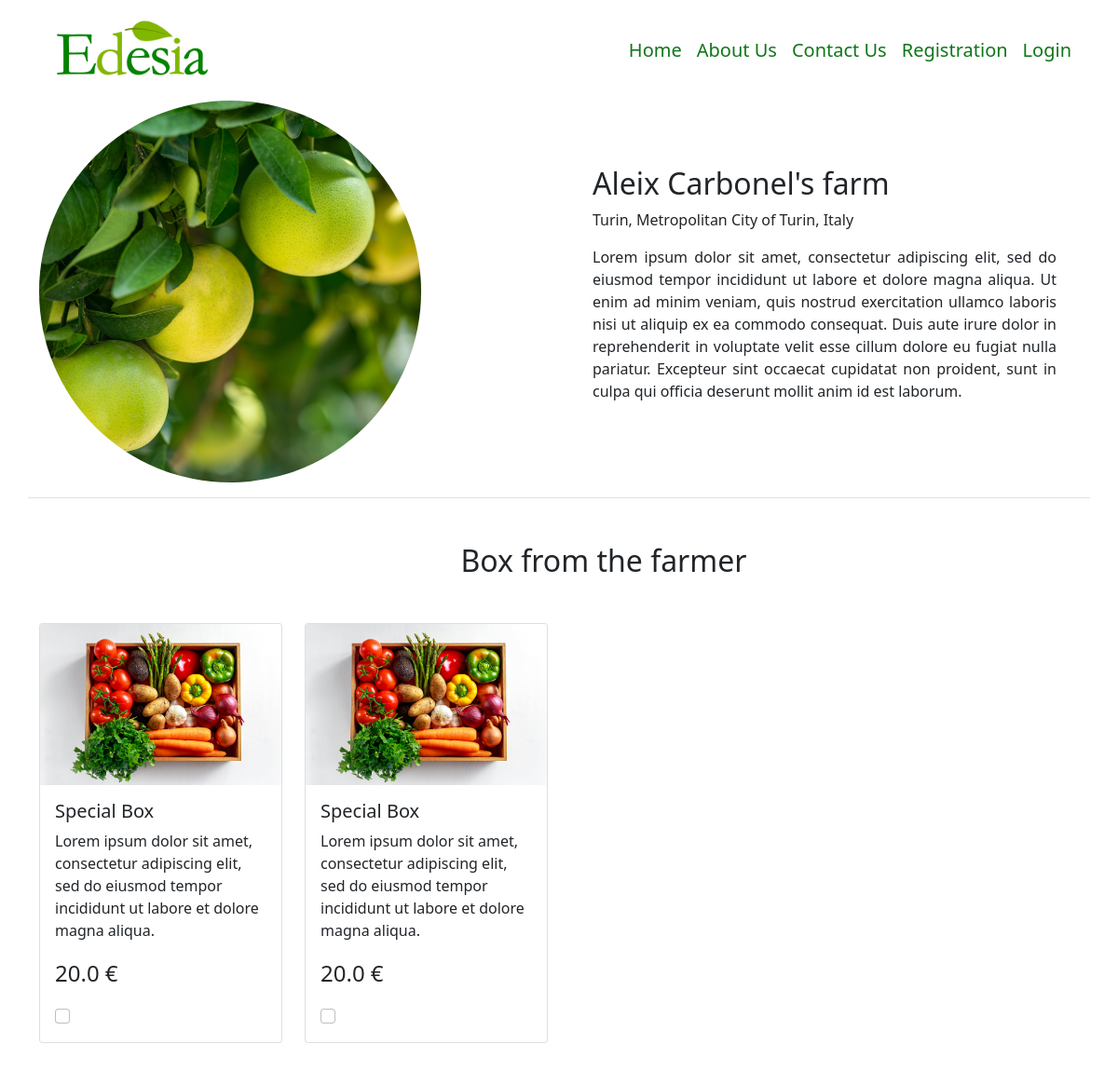
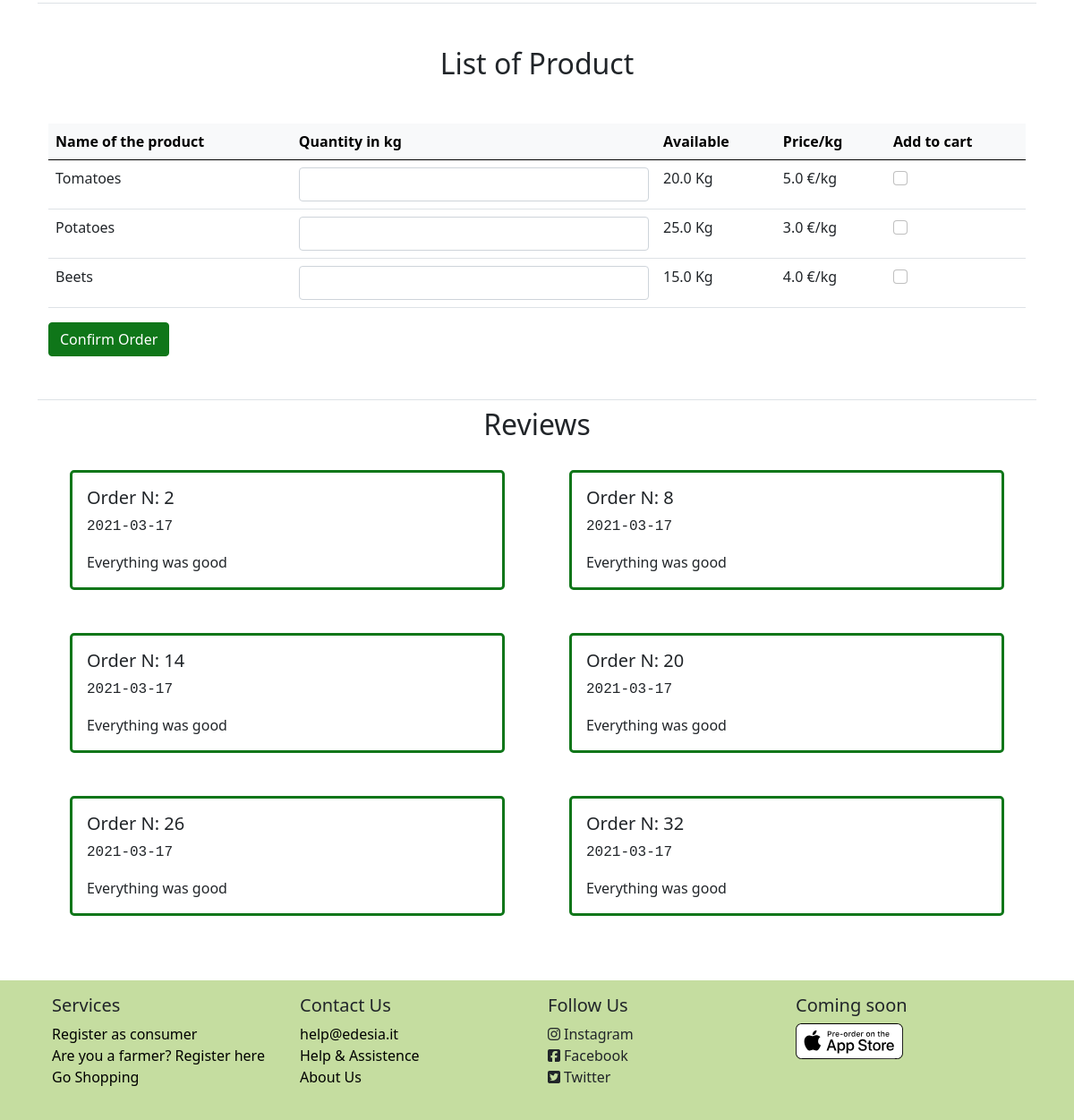
The app's page /farmer_store/8 with its own data (2 pictures, top to bottom).
### model.py (models this page shows, shortened)
class Supplier (db.Model):
    id = db.Column(db.Integer, db.ForeignKey('user.id'), primary_key=True)
    supplier_name = db.Column(db.String(50), nullable=False)
    supplier_address = db.Column(db.String(100), nullable=False)
    supplier_city = db.Column(db.String(50))
    supplier_phone = db.Column(db.String(12), nullable=False)
    piva = db.Column(db.String(25), nullable=False)
    description = db.Column(db.String(500), nullable=True)
    __mapper_args__ = {
        'polymorphic_identity': 'supplier',
    }

class Product (db.Model):
    id = db.Column(db.Integer, primary_key=True)
    box = db.Column(db.Boolean)
    supplier_id = db.Column(db.Integer, db.ForeignKey('supplier.id'))
    name = db.Column(db.String, nullable=False)
    price = db.Column(db.Float, nullable=False)
    quantity = db.Column(db.Float, nullable=False)
    description = db.Column(db.Text)

class Review (db.Model):
    id = db.Column(db.Integer, primary_key=True)
    order_id = db.Column(db.Integer, db.ForeignKey('order.id'))
    consumer_id = db.Column(db.Integer, db.ForeignKey('consumer.id'))
    supplier_id = db.Column(db.Integer, db.ForeignKey('supplier.id'))
    text = db.Column(db.Text, nullable=False)
    timestamp = db.Column(db.Date, default=datetime.utcnow)

### app.py (the view)
@app.route('/farmer_store/<int:id>', methods=['GET', 'POST'])
def farmer_store(id):
    supplier = Supplier.query.filter_by(id=id).first()
    products = Product.query.filter(Product.supplier_id==id, Product.box==False, Product.quantity>0.0).all()
    boxes = Product.query.filter(Product.supplier_id==id, Product.box==True, Product.quantity>0.0).all()
    min_entries = len(products)+len(boxes)
    class LocalForm(OrderForm):pass
    LocalForm.order = FieldList(FormField(OrderEntryForm), min_entries=min_entries)
    form=LocalForm()
    reviews = Review.query.filter_by(supplier_id=id).all()
    return render_template("Pages/farmer_store.html", supplier=supplier, products=products, boxes=boxes, form=form, reviews=reviews)

### app.py
    class LocalForm(OrderForm):pass

### form.py
class OrderEntryForm(FlaskForm):
    name = StringField()
    quantity = FloatField('Quantity')
    price = FloatField()
    to_order = BooleanField('Add Product')
    box=BooleanField()

### templates/Pages/farmer_store.html (shortened to what this page needs)
{% extends 'Components/base.html' %}
{% block body %}
    <div class="container-lg mb-3">
        <div class="row row-cols-lg-2">
            <div class="col-lg">
                <img src="/static/images/fahd-khan-mrFdBdTlElk-unsplash.jpg" class="img-fluid rounded-circle w-75">
            </div>
            <div class="col-lg m-auto">
                <div class="container-fluid">
                    <h2>{{ supplier.supplier_name }}</h2>
                    <p>{{ supplier.supplier_address }}</p>
                    <p style="text-align: justify">{{ supplier.description }}</p>
                </div>
            </div>
        </div>
    </div>
    <div class="container-lg mt-3 border-top">
        <div class="container-fluid m-5">
            <h2 class="text-center">Box from the farmer</h2>
        </div>
        <form action="{{ url_for('order_func', id = supplier.id) }}" method="post">
            <div class="row row-cols-md-4">
                {% for i in range(boxes|length) %}
                    <div class="col-md">
                        <div class="card mb-5">
                            <img src="/static/images/box.png" class="card-img-top">
                            <div class="card-body">
                                <h5 class="card-title">{{ boxes[i].name }}</h5>
                                <p class="card-text">{{ boxes[i].description }}</p>
                                <p class="card-text fs-4">{{ boxes[i].price }} €</p>
                                {{ form.order[i].box(class="form-check-input") }}
                            </div>
                        </div>
                    </div>
                {% endfor %}
            </div>
            <div class="container-fluid m-auto border-top">
                <h2 class="text-center m-5">List of Product</h2>
            <div class="table-responsive-lg">
                <table class="table table-hover">
                    <thead class="table-light">
                    <tr>
                        <th scope="col">Name of the product</th>
                        <th scope="col">Quantity in kg</th>
                        <th scope="col">Available</th>
                        <th scope="col">Price/kg</th>
                        <th scope="col">Add to cart</th>
                    </tr>
                    </thead>
                    <tbody>
                    {% for i in range(products|length) %}
                        <tr>
                            <td scope="row">{{ products[i].name }}</td>
                            <td>{{ form.order[i].quantity(class="form-control") }}</td>
                            <td>{{ products[i].quantity }} Kg</td>
                            <td>{{ products[i].price }} €/kg</td>
                            <td class="m-auto">{{ form.order[i].to_order(class="form-check-input") }}</td>
                        </tr>
                    {% endfor %}
                    </tbody>
                </table>
            </div>
            {{ form.submit(class="btn btn-primary", style="background-color: #0F7619; border-color: #0F7619") }}
            </div>
        </form>
        {% if reviews %}
            <div class="container-fluid mt-5 border-top">
                    <h2 class="text-center mt-2">Reviews</h2>
            <div class="row row-cols-lg-2">
                {% for review in reviews %}
                    <div class="col-lg m-auto">
                             <div class="card m-4 rounded-3 border-3" id="cardResult">
                                        <div class="card-body">
                                            <h5 class="card-title">
                                                Order N: {{ review.order_id }}
                                            </h5>
                                            <p class="font-monospace">{{ review.timestamp }}</p>
                                            <p class="card-text">{{ review.text}}</p>
                                        </div>
                            </div>
                    </div>
                {% endfor %}
            </div>
                </div>
        {% endif %}
    </div>
{% endblock %}

### static/personal.css (style rules this page uses)
#searchBar input, #cardResult, #cardProfileConsumer { border-color: #0F7619;; }

### records on screen
Supplier: supplier_name "Aleix Carbonel's farm", supplier_address "Turin, Metropolitan City of Turin, Italy", description "Lorem ipsum dolor sit amet, consectetur adipiscing elit, sed do eiusmod tempor incididunt ut labore et dolore magna aliqua. Ut enim ad minim veniam, quis nostrud exercitation ullamco laboris nisi ut aliquip ex ea commodo consequat. Duis aute irure dolor in reprehenderit in voluptate velit esse cillum dolore eu fugiat nulla pariatur. Excepteur sint occaecat cupidatat non proident, sunt in culpa qui officia deserunt mollit anim id est laborum."
Product: name "Special Box", description "Lorem ipsum dolor sit amet, consectetur adipiscing elit, sed do eiusmod tempor incididunt ut labore et dolore magna aliqua.", price "20.0"
Product: name "Special Box", description "Lorem ipsum dolor sit amet, consectetur adipiscing elit, sed do eiusmod tempor incididunt ut labore et dolore magna aliqua.", price "20.0"
Product: name "Tomatoes", quantity "20.0", price "5.0"
Product: name "Potatoes", quantity "25.0", price "3.0"
Product: name "Beets", quantity "15.0", price "4.0"
Review: order_id "2", timestamp "2021-03-17", text "Everything was good"
Review: order_id "8", timestamp "2021-03-17", text "Everything was good"
Review: order_id "14", timestamp "2021-03-17", text "Everything was good"
Review: order_id "20", timestamp "2021-03-17", text "Everything was good"
Review: order_id "26", timestamp "2021-03-17", text "Everything was good"
Review: order_id "32", timestamp "2021-03-17", text "Everything was good"
